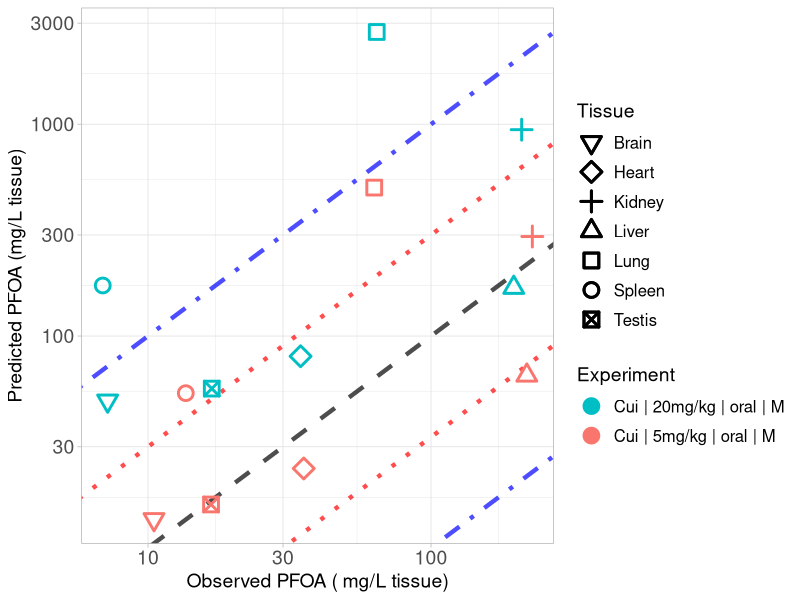

The R script that drew this image:
library(ggplot2)

#setwd("C:/Users/ptsir/Documents/GitHub/PFAS_PBK_models/PFOA inhalation Rat/Validation/Validation_results")
setwd("/Users/user/Documents/GitHub/PFAS_PBK_models/PFOA inhalation Rat/Validation/Validation_permeability_Ka2")

# Load Results 
Cui_results <- read.csv("Cui_2008_results.csv", header = T)
Cui_low <- Cui_results[Cui_results$Dose == 5, ]
Cui_low$Experiment <- "Cui | 5mg/kg | oral | M"
Cui_high <- Cui_results[Cui_results$Dose == 20, ]
Cui_high$Experiment <- "Cui | 20mg/kg | oral | M"
# 
Tissue_markers <-  c(0:10,14)
names(Tissue_markers) <- c( "Lung",   "Spleen",  "Liver",   "Kidney", "Plasma", "Heart",
                            "Brain","Testis", "Stomach", "Intestines", "Carcass")

Experiment <- scales::hue_pal()(2)

names(Experiment) <- unique(c(Cui_low$Experiment, Cui_high$Experiment))



scatter_plot <- ggplot()+
  geom_abline(intercept = log10(1), slope = 1, linetype = "dashed", color = "black", linewidth = 1.5, alpha = 0.7) +  # Identity line in log10 scale
  geom_abline(intercept = log10(3), slope = 1, linetype = "dotted", color = "red", linewidth = 1.5, alpha = 0.7) +  # +3-fold error line
  geom_abline(intercept = log10(1/3), slope = 1, linetype = "dotted", color = "red", linewidth = 1.5, alpha = 0.7) +  # -3-fold error line
  geom_abline(intercept = log10(10), slope = 1, linetype = "dotdash", color = "blue", linewidth = 1.5, alpha = 0.7) +  # +10-fold error line
  geom_abline(intercept = log10(1/10), slope = 1, linetype = "dotdash", color = "blue", linewidth = 1.5, alpha = 0.7) +  # -10-fold error line
  geom_point(data = Cui_low, aes(x=Observed, y=Predicted, color = Experiment, shape = Tissue), size=4, stroke = 1.5)+
  geom_point(data = Cui_high, aes(x=Observed, y=Predicted, color = Experiment, shape = Tissue), size=4, stroke = 1.5)+
  scale_y_log10()+
  scale_x_log10()+
  scale_color_manual(values = Experiment)+
  theme(legend.spacing.y = unit(1, 'cm')) +
  guides(fill = guide_legend(byrow = TRUE))+
  scale_shape_manual(values = Tissue_markers)+
  theme_light()+
  labs(y = "Predicted PFOA (mg/L tissue)",
       x = "Observed PFOA ( mg/L tissue)")+
  theme(plot.title = element_text(hjust = 0.5),
        legend.key.size = unit(0.75, 'cm'),  
        legend.title = element_text(size=14),
        legend.text = element_text(size=12,  hjust = 0),
        axis.text = element_text(size = 14),
        axis.title = element_text(size = 14),
        )

#print(scatter_plot)

ggsave("validation_plot_PFOA_tissues.png", scatter_plot, width = 11, height = 7, units = "in", dpi = 300)
